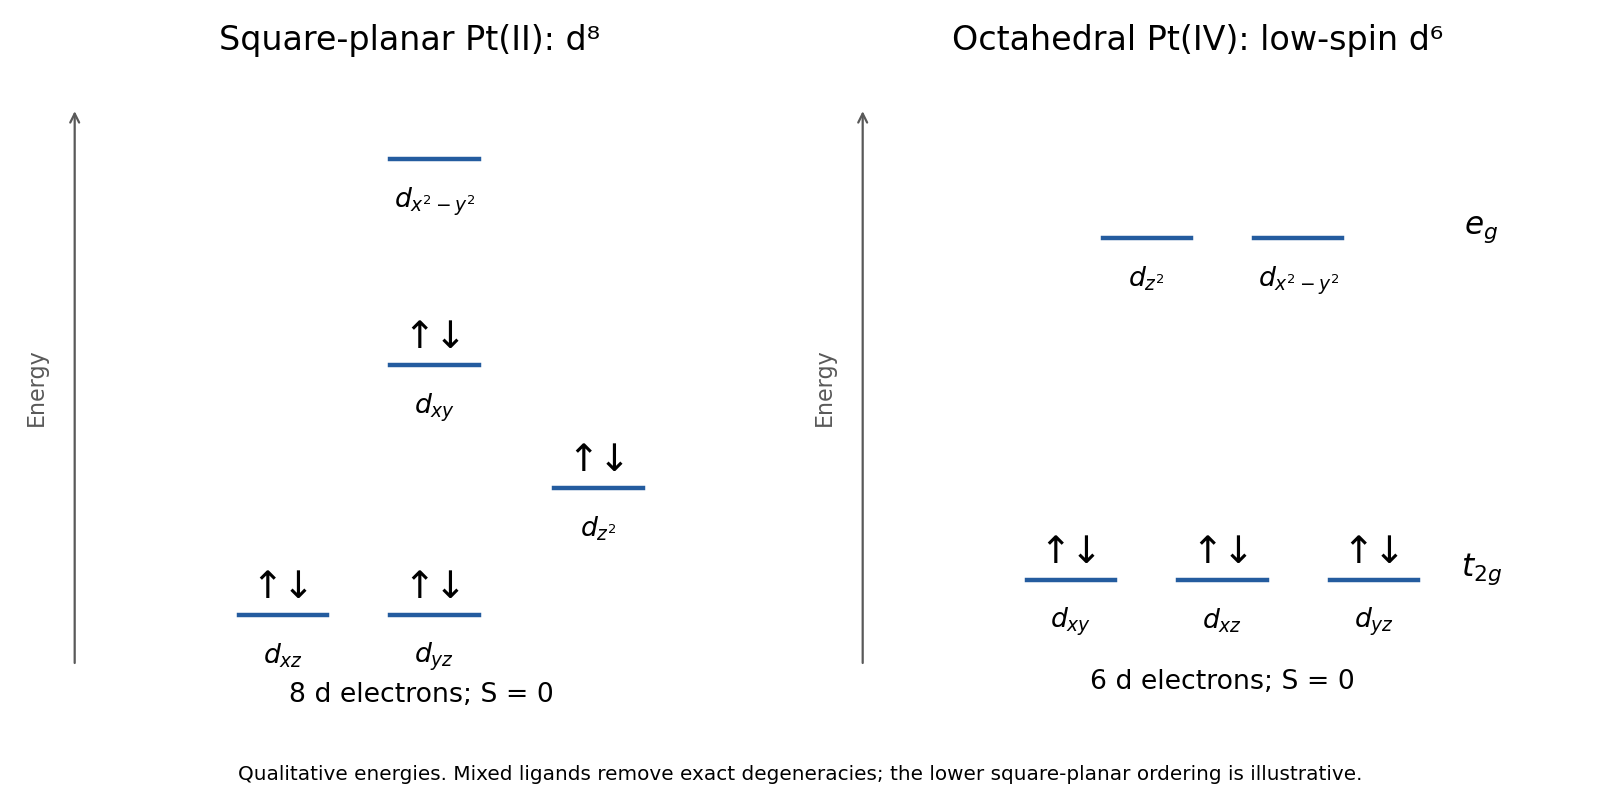

Write the Python code that produced this figure.
"""Original qualitative orbital diagram. Python 3.14, matplotlib; PNG to cwd."""
import sys
from pathlib import Path
sys.path.insert(0, str(Path(__file__).resolve().parents[2]))
import matplotlib
matplotlib.use('Agg')
import matplotlib.pyplot as plt
from tools.chemistry_diagram import save
fig,axs=plt.subplots(1,2,figsize=(10,5),facecolor='white')
for ax in axs:
    ax.set(xlim=(-1,5),ylim=(-3.2,4.3));ax.axis('off')
    ax.annotate('',(-.65,3.8),(-.65,-2.6),arrowprops={'arrowstyle':'->','color':'0.35'})
    ax.text(-.95,.6,'Energy',rotation=90,ha='center',va='center',color='0.35')
def level(ax,x,y,label,occupied):
    ax.plot([x-.35,x+.35],[y,y],lw=2,color='#245c9f')
    if occupied:ax.text(x,y+.1,'↑↓',ha='center',va='bottom',fontsize=17)
    ax.text(x,y-.3,label,ha='center',va='top',fontsize=12)
a=axs[0];a.set_title('Square-planar Pt(II): d⁸',fontsize=15)
for x,label in [(1,'$d_{xz}$'),(2.2,'$d_{yz}$')]:level(a,x,-2,label,True)
level(a,3.5,-.55,'$d_{z^2}$',True);level(a,2.2,.85,'$d_{xy}$',True);level(a,2.2,3.2,'$d_{x^2-y^2}$',False)
a.text(2.1,-3.0,'8 d electrons; S = 0',ha='center',fontsize=12)
a=axs[1];a.set_title('Octahedral Pt(IV): low-spin d⁶',fontsize=15)
for x,label in [(1,'$d_{xy}$'),(2.2,'$d_{xz}$'),(3.4,'$d_{yz}$')]:level(a,x,-1.6,label,True)
for x,label in [(1.6,'$d_{z^2}$'),(2.8,'$d_{x^2-y^2}$')]:level(a,x,2.3,label,False)
a.text(4.25,-1.55,'$t_{2g}$',ha='center',fontsize=14);a.text(4.25,2.35,'$e_g$',ha='center',fontsize=14)
a.text(2.2,-2.85,'6 d electrons; S = 0',ha='center',fontsize=12)
fig.text(.5,.025,'Qualitative energies. Mixed ligands remove exact degeneracies; the lower square-planar ordering is illustrative.',ha='center',fontsize=9)
fig.tight_layout(rect=(0,.07,1,1));save(fig,'paper-2-fields.png',dpi=160)
